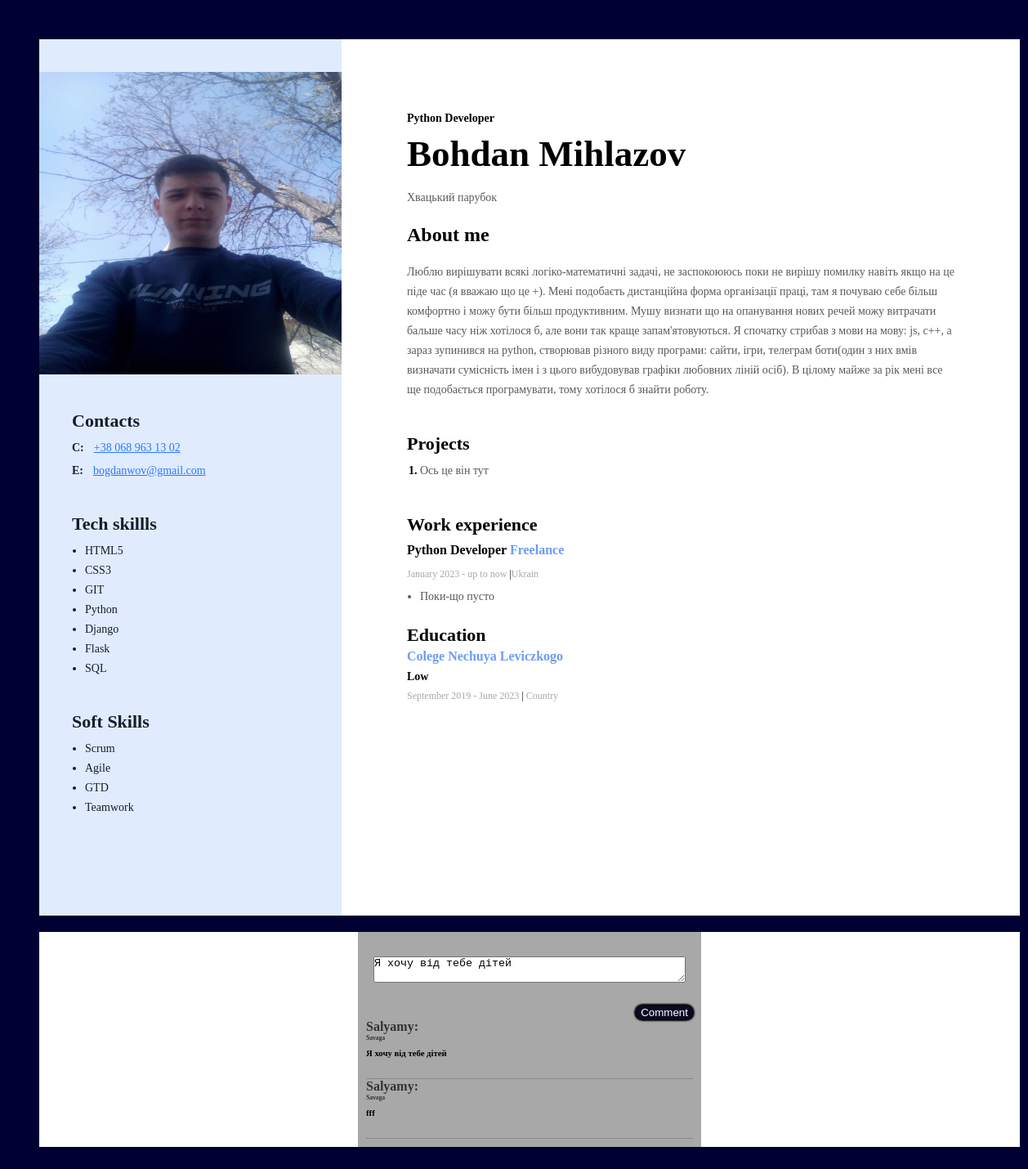
Before: /resume/ (signed in) with the older database file.
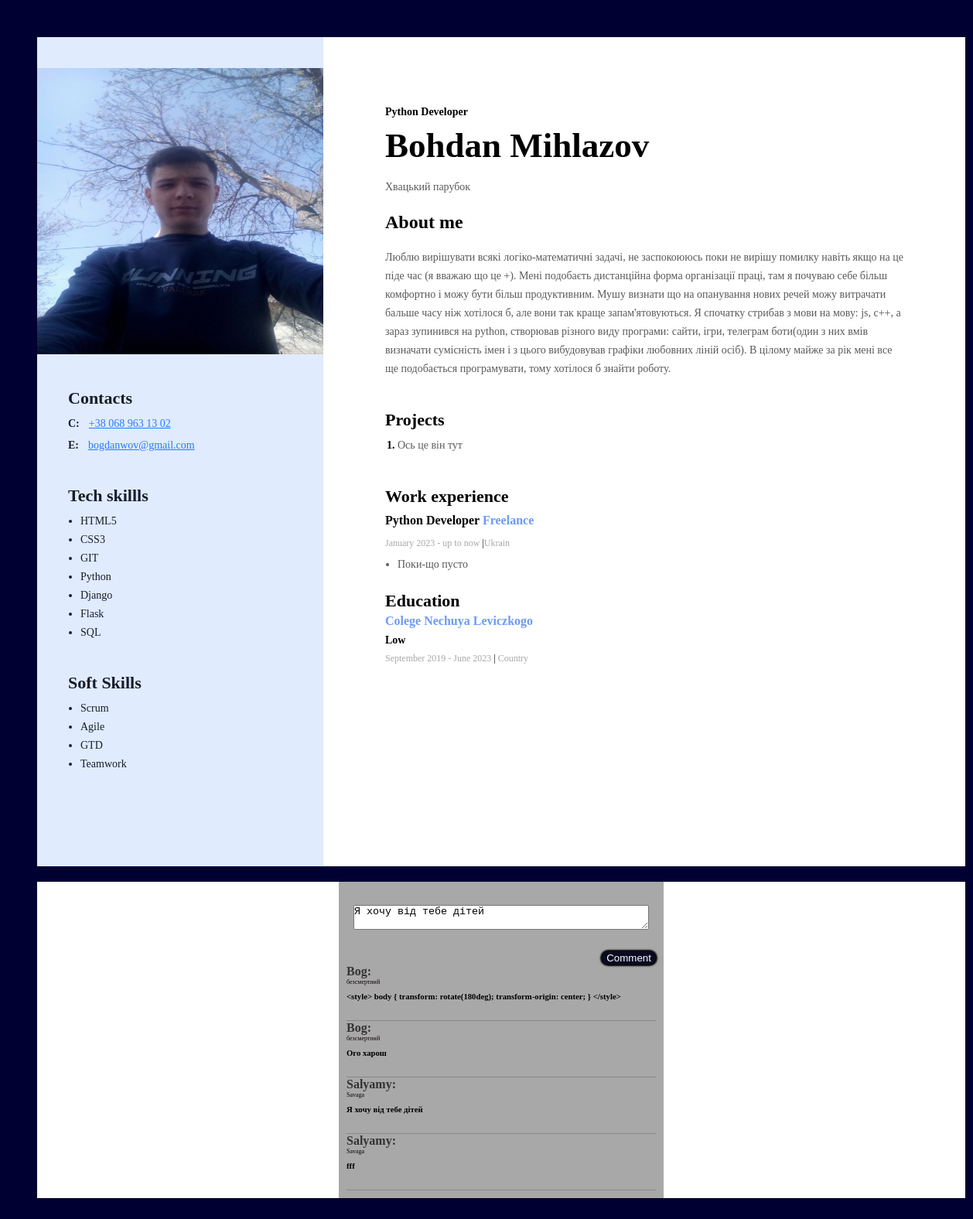
After: the same page with the newer database file.
### tables this page shows
CREATE TABLE comments (id INTEGER REFERENCES users (id), comment TEXT);

CREATE TABLE users (id INTEGER PRIMARY KEY AUTOINCREMENT, NickName TEXT DEFAULT людина, password INTEGER, rang TEXT);

### main.py (the view)
@app.route("/resume/", methods = ["POST", "GET"])
def resume():
    if "userLogged" not in session:
        abort(401)
    db = get_db()
    dbase = FDataBase(db)
    if request.method == "POST":
        res = dbase.addPost(request.form.get("commentar"), session["userLogged"])
        return redirect(url_for('resume'))
    return render_template("resume.html", comment = dbase.get_comment())

### db.py (called while the page is built)
    def get_comment(self):
        query = "SELECT comments.comment, users.NickName, users.Rang\
         FROM comments\
         JOIN users ON comments.id = users.id\
         ORDER BY comments.ROWID DESC;"
        try:
            self.__cur.execute(query )
            res = self.__cur.fetchall()
            if res: return res
        except:
            print("error")
        return []

### main.py (called while the page is built)
def connect_db():
    conn = sqlite3.connect(app.config["DATABASE"])
    conn.row_factory = sqlite3.Row
    return conn

def get_db():
    if not hasattr(g, 'link_db'):
        g.link_db = connect_db()
    return g.link_db

### templates/resume.html (shortened to what this page needs)
<!DOCTYPE html>
<html lang="en">
<head>
    <link rel="stylesheet" href="{{ url_for('static', filename='css/style.css') }}">
    <link rel="stylesheet" href="{{ url_for('static', filename = 'css/style.css') }}">
</head>
<body>
    <div class="wrapper">
        <div class="main-content">
            <div class="my-info">
                <h2 class="my-profeshen">Python Developer</h2>
                <h1 class="my-name">Bohdan Mihlazov</h1>
                <p class="my-descr">Хвацький парубок</p>
                <h2>About me</h2>
                <p class="my-descr">Люблю вирішувати всякі логіко-математичні задачі, не заспокоююсь поки не вирішу помилку навіть якщо на це піде час
                (я вважаю що це +). Мені подобаєть дистанційна форма організації праці, там я почуваю себе більш комфортно
                і можу бути більш продуктивним. Мушу визнати що на опанування нових речей можу витрачати бальше часу ніж хотілося б,
                але вони так краще запам'ятовуються. Я спочатку стрибав з мови на мову: js, с++, а зараз зупинився на python,
                створював різного виду програми: сайти, ігри, телеграм боти(один з них вмів визначати сумісність імен і з цього
                вибудовував
                графіки любовних ліній осіб). В цілому майже за рік мені все ще подобається програмувати, тому хотілося б знайти роботу.
                </p>
            </div>
            <div class="my-projects-conteiner">
                <h3 class="my-projects-title">Projects</h3>
                <ol class="my-projects-list">
                    <li class="my-project-item">
                        <span class="my-projects-tech">Ось це він тут</span>
                    </li>
                </ol>
            </div>
            <div>
                <h3 class="work-expirience-title">Work experience</h3>
                <div class="work-expirience-conteiner">
                    <h4 class="work-expirience-compani">Python Developer <span class="compani-name">Freelance</span>
                    </h4>
                    <p class="work-expirience-period">January 2023 - up to now <span
                            class="work-expirience-period-separator">|</span>Ukrain</p>
                    <ul class="work-expirience-duti-list">
                        <li class="work-expirience-duti-item">Поки-що пусто</li>
                    </ul>
                </div>
            </div>
            <div>
                <h3 class="my-education-title">Education</h3>
                <p class="my-education-osvita">Colege Nechuya Leviczkogo</p>
                <p class="my-facultet">Low</p>
                <p class="my-education-period">
                    September 2019 - June 2023 <span class="my-education-period-separator">|</span> Country
                </p>
            </div>
        </div>
        <aside class="sidebar">
            <img src="{{ url_for('static', filename = 'img/My_photo.jpg') }}" alt="My photo" width="370px" height="370">
            <div class="saidbar-content">
                <div class="conteiners-sidebar">
                    <h3 class="sidebar-titles">Contacts</h3>
                    <p class="contacts-item">
                        <span class="contacts-type">C:</span>
                        <a class="contacts-linck" href="tel:+380689631302">+38 068 963 13 02</a>
                    </p>
                    <p class="contacts-item">
                        <span class="contacts-type">E:</span>
                        <a class="contacts-linck" href="mailto:bogdanwov@gmail.com">bogdanwov@gmail.com</a>
                    </p>
                </div>
                <div class="conteiners-sidebar">
                    <h3 class="sidebar-titles">Tech skillls</h3>
                    <ul class="skils-list">
                        <li class="skils-list-item">HTML5</li>
                        <li class="skils-list-item">CSS3</li>
                        <li class="skils-list-item">GIT</li>
                        <li class="skils-list-item">Python</li>
                        <li class="skils-list-item">Django</li>
                        <li class="skils-list-item">Flask</li>
                        <li class="skils-list-item">SQL</li>
                    </ul>
                </div>
                <div class="conteiners-sidebar">
                    <h3 class="sidebar-titles">Soft Skills</h3>
                    <ul class="skils-list">
                        <li class="skils-list-item">Scrum</li>
                        <li class="skils-list-item">Agile</li>
                        <li class="skils-list-item">GTD</li>
                        <li class="skils-list-item">Teamwork</li>
                    </ul>
                </div>
            </div>
        </aside>
    </div>
    <div class="comments">
        <div class="coments_chaild">
            <form action="/resume" method="post">
                <textarea type="text" name="commentar" id="" maxlength="200" required>Я хочу від тебе дітей</textarea><br>
                <button type="submit">Comment</button>
            </form>
        {% for com in comment %}
        <div class="comment">
            <h4> {{com.NickName}}: </h2>
            <p> {{com.Rang}} </p>
            <h6> {{ com.comment }}</h6>
        </div>
        {% endfor %}
    </div>
    </div>
</body>
</html>

### static/css/style.css (style rules this page uses)
body { background: #003; padding: 40px 40px 40px 40px; }
ul, ol { margin-top: 0; margin-bottom: 0; }
.wrapper { width: 1200px; display: flex; flex-direction: row-reverse; background: #FFF; margin: 0 auto; }
.main-content { padding: 88px 80px 40px 80px; box-sizing: border-box; width: 100%; }
.sidebar { width: 370px; background: #E0EBFE; padding-top: 40px; padding-bottom: 40px; box-sizing: border-box; }
.saidbar-content { padding:40px 40px 40px; box-sizing: border-box; }
.sidebar-titles { color: #161D2A; font-size: 22px; font-weight: 700; line-height: normal; margin-top: 0; margin-bottom: 8px; }
.contacts-type { color: #161D2A; font-size: 14px; font-weight: 700; line-height: 24px; margin-right: 8px; }
.contacts-linck { color: #2979FF; font-size: 14px; font-weight: 400; line-height: 24px; text-decoration-line: underline; }
.contacts-item { margin-top: 0; margin-bottom: 4px; }
.conteiners-sidebar { margin-bottom: 40px; }
.skils-list { padding-left: 16px; }
.skils-list-item { color: #161D2A; font-size: 14px; font-weight: 400; line-height: 24px; }
.my-profeshen { color: #000; font-size: 14px; font-weight: 700; line-height: 17px; margin-top: 0; margin-bottom: 8px; }
.my-name { color: #000; font-size: 45px; font-weight: 700; line-height: 55px; margin-top: 0; margin-bottom: 12px; }
.my-descr { color: #595959; font-size: 14px; font-weight: 400; line-height: 24px; }
.my-info { margin-bottom: 40px; }
.my-projects-title { color: #000; font-size: 22px; font-weight: 700; line-height: 27px; margin-top: 0; margin-bottom: 8px; }
.my-projects-list { padding-left: 16px; }
.my-project-item { color: #000; font-size: 14px; font-weight: 700; line-height: 24px; }
.my-projects-tech { color: #595959; font-family: Montserrat; font-size: 14px; font-style: normal; font-weight: 400; line-height: 24px; }
.my-projects-conteiner { margin-bottom: 40px; }
.work-expirience-title { color: #000; font-size: 22px; font-weight: 700; line-height: 27px; margin-top: 0; margin-bottom: 8px; }
.work-expirience-compani { color: #000; font-size: 16px; font-weight: 700; line-height: 20px; margin-top: 0; margin-bottom: 12px; }
.compani-name { color: #6D9BF5; }
.work-expirience-period { color: #A8A8A8; font-size: 12px; font-weight: 400; line-height: 15px; margin-bottom: 8px; }
.work-expirience-period-separator { color: #000; }
.work-expirience-duti-list { padding-left: 16px; }
.work-expirience-duti-item { color: #595959; font-size: 14px; font-weight: 400; line-height: 24px; }
.work-expirience-conteiner { margin-bottom: 12px; }
.my-education-title { color: #000; font-size: 22px; font-weight: 700; line-height: normal; margin-bottom: 4px; }
.my-education-osvita { color: #6D9BF5; font-size: 16px; font-weight: 700; line-height: normal; margin-top: 0; margin-bottom: 8px; }
.my-facultet { color: #000; font-size: 14px; font-weight: 700; line-height: normal; margin-top: 0; margin-bottom: 8px; }
.my-education-period { color: #A8A8A8; font-size: 12px; font-weight: 400; line-height: normal; margin-top: 0; margin-bottom: 8px; }
.my-education-period-separator { color: #000000; }
.comments { width: 1200px; background: #FFF; margin: 0 auto; margin-left: auto; margin-right: auto; }
form { text-align: right; }
.coments_chaild { margin-top:20px ; padding: 10px; background: #A8A8A8; width: 400px; margin-left: auto; margin-right: auto; }
textarea { display: flex; align-items: center; margin-left: auto; margin-right: auto; margin-top: 20px; padding: 0; width: 380px; }
button { margin-top: 10px; display: inline-block; background-color:#0a0a23; color: #fff; border:none; border-radius:10px; box-shadow: 0px 0px 2px 2px rgb(0,0,0); }
.comment { border-bottom: 1px solid #888; }
.comment p { color: #0e0202; font-size: 8px; margin: 0; margin-bottom: 8px; }
.comment h4 { margin: 0; color: #333; }
h6 { margin-top: 0; }

Changed rows visible on the page:
added comments: NickName "Bog", Rang "безсмертний", comment "<style> body { transform: rotate(180deg); transform-origin: center; } </style>"
added comments: NickName "Bog", Rang "безсмертний", comment "Ого харош"
